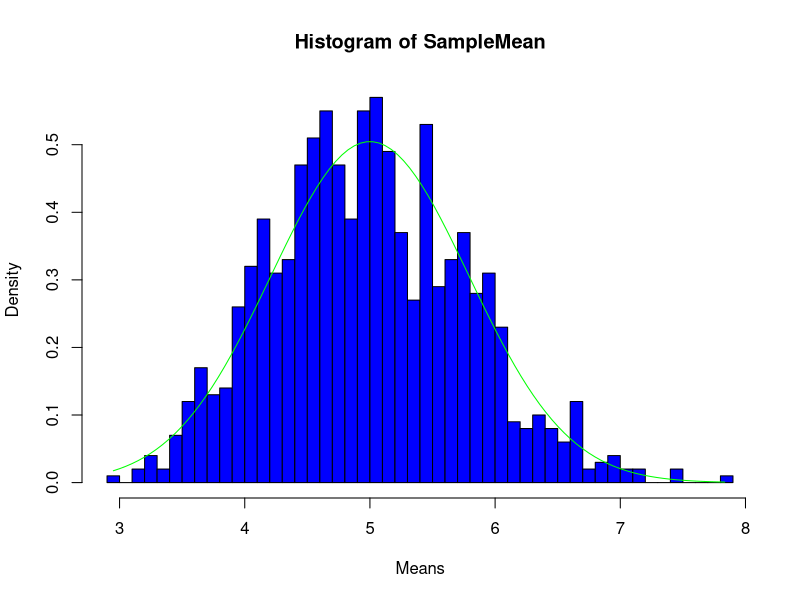
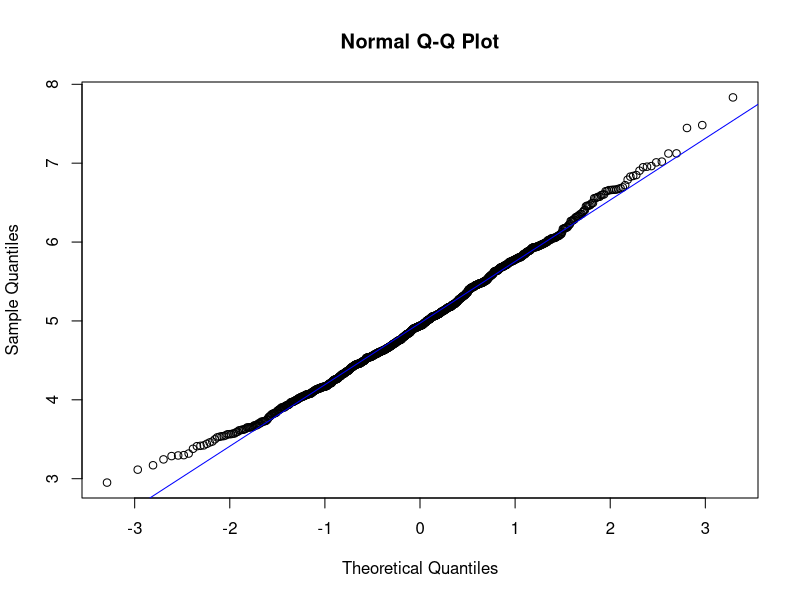

Write R code to recreate these figures, in order.
## ---- chunk 1
knitr::opts_chunk$set(echo = TRUE)
set.seed(19413)
## ---- chunk 2
n <- 40
Simulations <- 1000
Lambda <- 0.2

SampleMean <- NULL
for(i in 1:Simulations) {
  SampleMean <- c(SampleMean, mean(rexp(n, Lambda)))
}
mean(SampleMean)
## ---- chunk 3
Variance <- var(SampleMean)
## ---- chunk 4
hist(SampleMean, breaks = n, prob = T, col = "blue", xlab = "Means")
x <- seq(min(SampleMean), max(SampleMean), length = 100)
lines(x, dnorm(x, mean = 1/Lambda, sd = (1/Lambda/sqrt(n))), pch = 25, col = "green")
## ---- chunk 5
qqnorm(SampleMean)
qqline(SampleMean, col = "blue")
